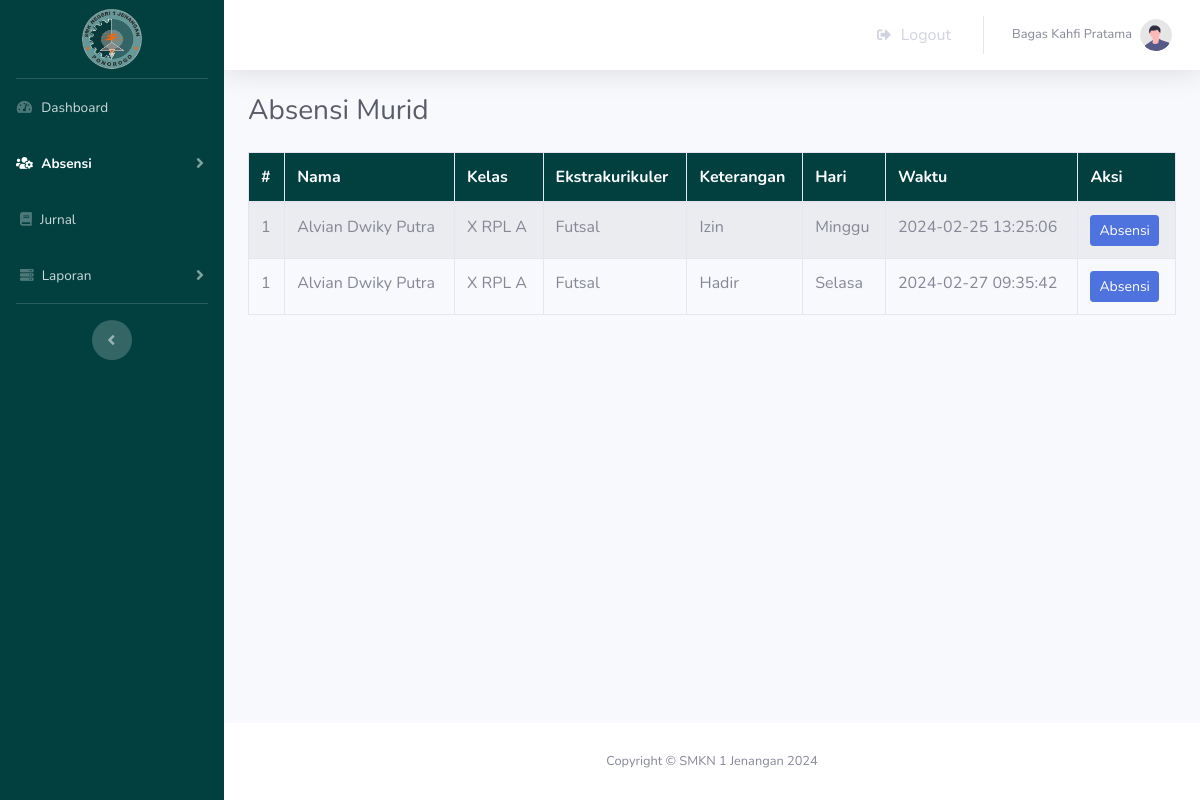
Page /pelatih/absensi.php (signed in) on the committed database.
### tables this page shows
CREATE TABLE `absensi_siswa` (
  `id_absensi` int(11) NOT NULL,
  `id_buat_absensi` int(11) NOT NULL,
  `id_user` int(11) NOT NULL,
  `id_kelas` int(11) NOT NULL,
  `id_ekstra` int(11) NOT NULL,
  `keterangan` varchar(50) NOT NULL,
  `waktu_absen` datetime NOT NULL DEFAULT current_timestamp()
);

CREATE TABLE `user` (
  `id_user` int(11) NOT NULL,
  `nama` varchar(150) NOT NULL,
  `username` varchar(50) NOT NULL,
  `password` varchar(100) NOT NULL,
  `role` varchar(50) NOT NULL
);

CREATE TABLE `jurusan` (
  `id_jurusan` int(11) NOT NULL,
  `jurusan` varchar(150) NOT NULL
);

CREATE TABLE `ekstra` (
  `id_ekstra` int(11) NOT NULL,
  `nama_ekstra` varchar(100) NOT NULL,
  `hari` varchar(150) NOT NULL,
  `waktu` time NOT NULL
);

### pelatih/absensi.php (the view, shortened to what this page needs)
<!DOCTYPE html>
<html lang="en">
<head>
    <?php
        require('../config.php');
    ?>
    <link href="vendor/fontawesome-free/css/all.min.css" rel="stylesheet" type="text/css">
    <link href="css/sb-admin-2.css" rel="stylesheet">
</head>
<body id="page-top">
    <div id="wrapper">
        <ul class="navbar-nav sidebar sidebar-dark accordion" id="accordionSidebar" style="background-color: #024040;">
            <a class="sidebar-brand d-flex align-items-center justify-content-center my-1" href="index.php">
                <div class="sidebar-brand-icon">
                    <img src="../img/stmjpng.png" width="60px">
                </div>
            </a>
            <hr class="sidebar-divider my-0">
            <li class="nav-item">
                <a class="nav-link" href="index.php">
                    <i class="fas fa-fw fa-tachometer-alt"></i>
                    <span>Dashboard</span></a>
            </li>
            <li class="nav-item active">
                <a class="nav-link collapsed" href="#" data-toggle="collapse" data-target="#collapseTwo"
                    aria-expanded="true" aria-controls="collapseTwo">
                    <i class="fas fa-users-cog"></i>
                    <span>Absensi</span>
                </a>
            </li>
            <li class="nav-item">
                <a class="nav-link" href="jurnal.php">
                    <i class="fas fa-book mx-1"></i>
                    <span>Jurnal</span></a>
            </li>
            <li class="nav-item">
                <a class="nav-link collapsed" href="#" data-toggle="collapse" data-target="#collapseTw"
                    aria-expanded="true" aria-controls="collapseTwo">
                    <i class="fas fa-server mx-1"></i>
                    <span>Laporan</span>
                </a>
            </li>
            <hr class="sidebar-divider">
            <div class="text-center d-none d-md-inline">
                <button class="rounded-circle border-0" id="sidebarToggle"></button>
            </div>
        </ul>
        <div id="content-wrapper" class="d-flex flex-column">
            <div id="content">
                <nav class="navbar navbar-expand navbar-light bg-white topbar mb-4 static-top shadow">
                    <ul class="navbar-nav ml-auto">
                        <li class="nav-item dropdown no-arrow mx-1">
                            <a class="nav-link" href="../logout.php" data-toggle="modal" data-target="#logoutModal">
                                <i class="fas fa-sign-out-alt fa-sm fa-fw mr-2"></i>
                                Logout
                            </a>
                        </li>
                        <li class="nav-item no-arrow">
                            <span class="nav-link" href="#" id="userDropdown" aria-haspopup="true" aria-expanded="false">
                                <span class="mr-2 d-none d-lg-inline text-gray-600 small"><?php echo $_SESSION['nama'] ?></span>
                                <img class="img-profile rounded-circle"
                                    src="img/undraw_profile.svg">
                            </span>
                        </li>
                    </ul>
                </nav>
                <div class="container-fluid">
                    <div class="d-sm-flex align-items-center justify-content-between mb-4">
                        <h1 class="h3 mb-0 text-gray-800">Absensi Murid</h1>
                    </div>
                    <div class="table-responsive">
                        <table class="table table-striped table-bordered">
                            <thead class="text-white" style="background-color: #024040;">
                                <tr>
                                <th scope="col">#</th>
                                <th scope="col">Nama</th>
                                <th scope="col">Kelas</th>
                                <th scope="col">Ekstrakurikuler</th>
                                <th scope="col">Keterangan</th>
                                <th scope="col">Hari</th>
                                <th scope="col">Waktu</th>
                                <th scope="col">Aksi</th>
                                </tr>
                            </thead>
                            <tbody>
                                <?php
                                    $id = $_SESSION['id_user'];
                                    $q = "SELECT * FROM absensi_siswa a JOIN user u ON a.id_user = u.id_user JOIN jurusan k ON a.id_kelas = k.id_jurusan
                                        JOIN ekstra e ON a.id_ekstra = e.id_ekstra JOIN pelatih_ekstra pe ON a.id_ekstra = pe.id_ekstra WHERE pe.id_user = '$id'";
                                    $r = mysqli_query($con,$q);
                                    $i = 1;
                                    while($data = mysqli_fetch_assoc($r)){
                                        echo<<<res
                                        <tr>
                                        <td>$i</td>
                                        <td>$data[nama]</td>
                                        <td>$data[jurusan]</td>
                                        <td>$data[nama_ekstra]</td>
                                        <td>$data[keterangan]</td>
                                        <td><script>
                                        function konvertHari(tanggal){
                                            var Hari = ['Minggu','Senin','Selasa','Rabu','Kamis','Jumat','Sabtu'];
                                            var date = new Date(tanggal);
                                            var indek = date.getDay();
                                            var NamaHari = Hari[indek];
                                            return NamaHari;
                                        }
                                        var tanggal = '$data[waktu_absen]';
                                        var hariIndo = konvertHari(tanggal);
                                        document.write(hariIndo);
                                        </script></td>
                                        <td>$data[waktu_absen]</td>
                                        <td><a href="edit_absensi.php?id=$data[id_absensi]" type="button" name="edit" class="btn btn-sm btn-primary">Absensi</a></td>
                                        </tr>
                                        res;
                                    }
                                ?>
                            </tbody>
                        </table>
                    </div>
                </div>
            </div>
            <footer class="sticky-footer bg-white">
                <div class="container my-auto">
                    <div class="copyright text-center my-auto">
                        <span>Copyright &copy; SMKN 1 Jenangan 2024</span>
                    </div>
                </div>
            </footer>
        </div>
    </div>
</body>
</html>

### rows in the picture
absensi_siswa: id_user.nama "Alvian Dwiky Putra", jurusan.jurusan "X RPL A", id_ekstra.nama_ekstra "Futsal", keterangan "Izin", waktu_absen "2024-02-25 13:25:06"
absensi_siswa: id_user.nama "Alvian Dwiky Putra", jurusan.jurusan "X RPL A", id_ekstra.nama_ekstra "Futsal", keterangan "Hadir", waktu_absen "2024-02-27 09:35:42"

### other values in the picture
$_SESSION['nama'] "Bagas Kahfi Pratama"
